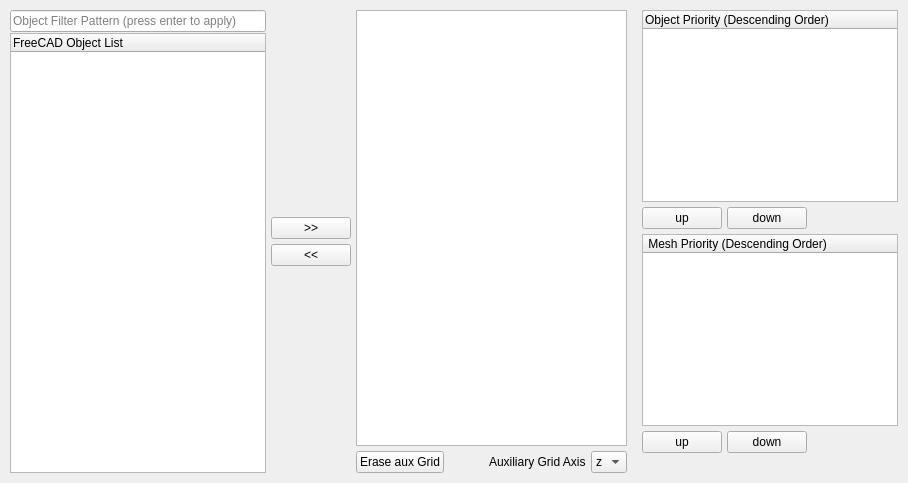
         <widget class="QWidget" name="objectAssignmentTab">
          <attribute name="title">
           <string>Object Assignments</string>
          </attribute>
          <layout class="QHBoxLayout" name="horizontalLayout_3">
           <property name="spacing">
            <number>5</number>
           </property>
           <property name="leftMargin">
            <number>10</number>
           </property>
           <property name="topMargin">
            <number>10</number>
           </property>
           <property name="rightMargin">
            <number>10</number>
           </property>
           <property name="bottomMargin">
            <number>10</number>
           </property>
           <item>
            <layout class="QHBoxLayout" name="horizontalLayout_4">
             <property name="leftMargin">
              <number>0</number>
             </property>
             <property name="topMargin">
              <number>0</number>
             </property>
             <property name="rightMargin">
              <number>0</number>
             </property>
             <property name="bottomMargin">
              <number>0</number>
             </property>
             <item>
              <layout class="QVBoxLayout" name="verticalLayout_2">
               <property name="spacing">
                <number>1</number>
               </property>
               <property name="leftMargin">
                <number>0</number>
               </property>
               <property name="topMargin">
                <number>0</number>
               </property>
               <property name="rightMargin">
                <number>0</number>
               </property>
               <property name="bottomMargin">
                <number>0</number>
               </property>
               <item>
                <widget class="QLineEdit" name="objectAssignmentFilterLeft">
                 <property name="sizePolicy">
                  <sizepolicy hsizetype="Minimum" vsizetype="Fixed">
                   <horstretch>0</horstretch>
                   <verstretch>0</verstretch>
                  </sizepolicy>
                 </property>
                 <property name="minimumSize">
                  <size>
                   <width>150</width>
                   <height>0</height>
                  </size>
                 </property>
                 <property name="toolTip">
                  <string>&lt;html&gt;&lt;head/&gt;&lt;body&gt;&lt;p&gt;FreeCAD object names must match this pattern.&lt;/p&gt;&lt;p&gt;Empty: list all items.&lt;/p&gt;&lt;p&gt;Also supports regex: port.*y will match portXY, portYZ, ...&lt;/p&gt;&lt;/body&gt;&lt;/html&gt;</string>
                 </property>
                 <property name="placeholderText">
                  <string>Object Filter Pattern (press enter to apply)</string>
                 </property>
                </widget>
               </item>
               <item>
                <widget class="QTreeWidget" name="objectAssignmentLeftTreeWidget">
                 <column>
                  <property name="text">
                   <string notr="true">FreeCAD Object List</string>
                  </property>
                 </column>
                </widget>
               </item>
              </layout>
             </item>
            </layout>
           </item>
           <item>
            <layout class="QVBoxLayout" name="verticalLayout_3">
             <property name="leftMargin">
              <number>0</number>
             </property>
             <property name="topMargin">
              <number>0</number>
             </property>
             <property name="rightMargin">
              <number>0</number>
             </property>
             <property name="bottomMargin">
              <number>0</number>
             </property>
             <item>
              <spacer name="verticalSpacer">
               <property name="orientation">
                <enum>Qt::Vertical</enum>
               </property>
               <property name="sizeHint" stdset="0">
                <size>
                 <width>20</width>
                 <height>40</height>
                </size>
               </property>
              </spacer>
             </item>
             <item>
              <widget class="QPushButton" name="moveRightButton">
               <property name="font">
                <font>
                 <weight>50</weight>
                 <bold>false</bold>
                </font>
               </property>
               <property name="text">
                <string>&gt;&gt;</string>
               </property>
              </widget>
             </item>
             <item>
              <widget class="QPushButton" name="moveLeftButton">
               <property name="text">
                <string>&lt;&lt;</string>
               </property>
              </widget>
             </item>
             <item>
              <spacer name="verticalSpacer_2">
               <property name="orientation">
                <enum>Qt::Vertical</enum>
               </property>
               <property name="sizeHint" stdset="0">
                <size>
                 <width>20</width>
                 <height>40</height>
                </size>
               </property>
              </spacer>
             </item>
            </layout>
           </item>
           <item>
            <layout class="QVBoxLayout" name="verticalLayout_4">
             <property name="leftMargin">
              <number>0</number>
             </property>
             <property name="topMargin">
              <number>0</number>
             </property>
             <property name="rightMargin">
              <number>0</number>
             </property>
             <property name="bottomMargin">
              <number>0</number>
             </property>
             <item>
              <widget class="QTreeWidget" name="objectAssignmentRightTreeWidget">
               <attribute name="headerVisible">
                <bool>false</bool>
               </attribute>
               <column>
                <property name="text">
                 <string notr="true">OpenEMS Simulation Assignments</string>
                </property>
               </column>
              </widget>
             </item>
             <item>
              <layout class="QHBoxLayout" name="horizontalLayout_6">
               <property name="leftMargin">
                <number>0</number>
               </property>
               <property name="topMargin">
                <number>0</number>
               </property>
               <property name="rightMargin">
                <number>0</number>
               </property>
               <property name="bottomMargin">
                <number>0</number>
               </property>
               <item>
                <widget class="QPushButton" name="eraseAuxGridButton">
                 <property name="text">
                  <string>Erase aux Grid</string>
                 </property>
                </widget>
               </item>
               <item>
                <spacer name="horizontalSpacer_3">
                 <property name="orientation">
                  <enum>Qt::Horizontal</enum>
                 </property>
                 <property name="sizeHint" stdset="0">
                  <size>
                   <width>40</width>
                   <height>20</height>
                  </size>
                 </property>
                </spacer>
               </item>
               <item>
                <widget class="QLabel" name="label">
                 <property name="text">
                  <string>Auxiliary Grid Axis</string>
                 </property>
                </widget>
               </item>
               <item>
                <widget class="QComboBox" name="auxGridAxis">
                 <item>
                  <property name="text">
                   <string>z</string>
                  </property>
                 </item>
                 <item>
                  <property name="text">
                   <string>x</string>
                  </property>
                 </item>
                 <item>
                  <property name="text">
                   <string>y</string>
                  </property>
                 </item>
                </widget>
               </item>
              </layout>
             </item>
            </layout>
           </item>
           <item>
            <layout class="QVBoxLayout" name="verticalLayout_5">
             <property name="leftMargin">
              <number>10</number>
             </property>
             <property name="topMargin">
              <number>0</number>
             </property>
             <property name="rightMargin">
              <number>0</number>
             </property>
             <property name="bottomMargin">
              <number>20</number>
             </property>
             <item>
              <widget class="QTreeWidget" name="objectAssignmentPriorityTreeView">
               <attribute name="headerVisible">
                <bool>true</bool>
               </attribute>
               <column>
                <property name="text">
                 <string notr="true">Object Priority (Descending Order)</string>
                </property>
               </column>
              </widget>
             </item>
             <item>
              <layout class="QHBoxLayout" name="horizontalLayout_7">
               <property name="leftMargin">
                <number>0</number>
               </property>
               <property name="topMargin">
                <number>0</number>
               </property>
               <property name="rightMargin">
                <number>0</number>
               </property>
               <property name="bottomMargin">
                <number>0</number>
               </property>
               <item>
                <widget class="QPushButton" name="moveupPriorityButton">
                 <property name="text">
                  <string>up</string>
                 </property>
                </widget>
               </item>
               <item>
                <widget class="QPushButton" name="movedownPriorityButton">
                 <property name="text">
                  <string>down</string>
                 </property>
                </widget>
               </item>
               <item>
                <spacer name="horizontalSpacer_2">
                 <property name="orientation">
                  <enum>Qt::Horizontal</enum>
                 </property>
                 <property name="sizeHint" stdset="0">
                  <size>
                   <width>40</width>
                   <height>20</height>
                  </size>
                 </property>
                </spacer>
               </item>
              </layout>
             </item>
             <item>
              <widget class="QTreeWidget" name="meshPriorityTreeView">
               <attribute name="headerVisible">
                <bool>true</bool>
               </attribute>
               <column>
                <property name="text">
                 <string notr="true"> Mesh Priority (Descending Order)</string>
                </property>
               </column>
              </widget>
             </item>
             <item>
              <layout class="QHBoxLayout" name="horizontalLayout_23">
               <property name="leftMargin">
                <number>0</number>
               </property>
               <property name="topMargin">
                <number>0</number>
               </property>
               <property name="rightMargin">
                <number>0</number>
               </property>
               <property name="bottomMargin">
                <number>0</number>
               </property>
               <item>
                <widget class="QPushButton" name="moveupMeshPriorityButton">
                 <property name="text">
                  <string>up</string>
                 </property>
                </widget>
               </item>
               <item>
                <widget class="QPushButton" name="movedownMeshPriorityButton">
                 <property name="text">
                  <string>down</string>
                 </property>
                </widget>
               </item>
               <item>
                <spacer name="horizontalSpacer_17">
                 <property name="orientation">
                  <enum>Qt::Horizontal</enum>
                 </property>
                 <property name="sizeHint" stdset="0">
                  <size>
                   <width>40</width>
                   <height>20</height>
                  </size>
                 </property>
                </spacer>
               </item>
              </layout>
             </item>
            </layout>
           </item>
          </layout>
         </widget>
